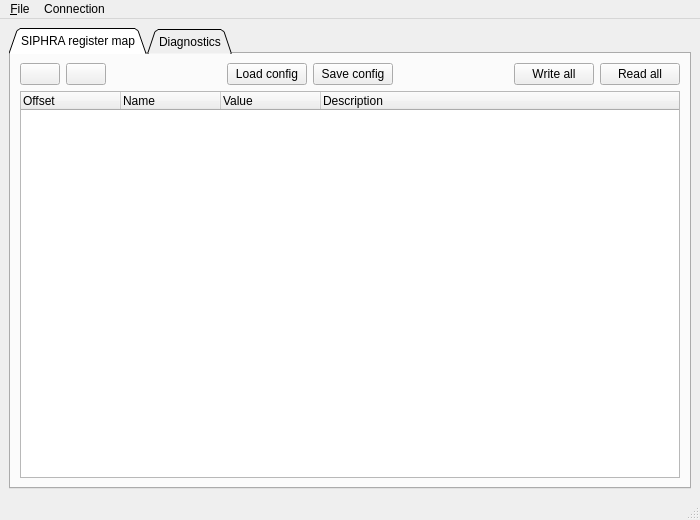
<?xml version="1.0" encoding="UTF-8"?>
<ui version="4.0">
 <class>CubesControl</class>
 <widget class="QMainWindow" name="CubesControl">
  <property name="geometry">
   <rect>
    <x>0</x>
    <y>0</y>
    <width>700</width>
    <height>520</height>
   </rect>
  </property>
  <property name="windowTitle">
   <string>SIPHRA Control</string>
  </property>
  <widget class="QWidget" name="centralwidget">
   <layout class="QVBoxLayout" name="verticalLayout">
    <item>
     <widget class="QTabWidget" name="tabWidget">
      <property name="tabPosition">
       <enum>QTabWidget::North</enum>
      </property>
      <property name="tabShape">
       <enum>QTabWidget::Triangular</enum>
      </property>
      <property name="currentIndex">
       <number>0</number>
      </property>
      <widget class="QWidget" name="tabSiphraRegMap">
       <attribute name="title">
        <string>SIPHRA register map</string>
       </attribute>
       <layout class="QVBoxLayout" name="verticalLayout_4">
        <item>
         <layout class="QHBoxLayout" name="horizontalLayout_4">
          <item>
           <widget class="QPushButton" name="btnCollapseSiphraRegTable">
            <property name="toolTip">
             <string>Collapse all</string>
            </property>
            <property name="text">
             <string/>
            </property>
            <property name="icon">
             <iconset resource="../resources/resources.qrc">
              <normaloff>:/cubescontrol/collapsebutton/collapse-ico.png</normaloff>:/cubescontrol/collapsebutton/collapse-ico.png</iconset>
            </property>
            <property name="iconSize">
             <size>
              <width>16</width>
              <height>13</height>
             </size>
            </property>
           </widget>
          </item>
          <item>
           <widget class="QPushButton" name="btnExpandSiphraRegTable">
            <property name="toolTip">
             <string>Expand all</string>
            </property>
            <property name="text">
             <string/>
            </property>
            <property name="icon">
             <iconset resource="../resources/resources.qrc">
              <normaloff>:/cubescontrol/expandbutton/expand-ico.png</normaloff>:/cubescontrol/expandbutton/expand-ico.png</iconset>
            </property>
            <property name="iconSize">
             <size>
              <width>16</width>
              <height>13</height>
             </size>
            </property>
           </widget>
          </item>
          <item>
           <spacer name="horizontalSpacer_3">
            <property name="orientation">
             <enum>Qt::Horizontal</enum>
            </property>
            <property name="sizeHint" stdset="0">
             <size>
              <width>40</width>
              <height>20</height>
             </size>
            </property>
           </spacer>
          </item>
          <item>
           <widget class="QPushButton" name="btnLoadSiphraConfig">
            <property name="text">
             <string>Load config</string>
            </property>
           </widget>
          </item>
          <item>
           <widget class="QPushButton" name="btnSaveSiphraConfig">
            <property name="text">
             <string>Save config</string>
            </property>
           </widget>
          </item>
          <item>
           <spacer name="horizontalSpacer">
            <property name="orientation">
             <enum>Qt::Horizontal</enum>
            </property>
            <property name="sizeHint" stdset="0">
             <size>
              <width>40</width>
              <height>20</height>
             </size>
            </property>
           </spacer>
          </item>
          <item>
           <widget class="QPushButton" name="btnWriteAllSiphraRegs">
            <property name="text">
             <string>Write all</string>
            </property>
           </widget>
          </item>
          <item>
           <widget class="QPushButton" name="btnReadAllSiphraRegs">
            <property name="text">
             <string>Read all</string>
            </property>
           </widget>
          </item>
         </layout>
        </item>
        <item>
         <widget class="QTreeWidget" name="treeSiphraRegMap">
          <property name="toolTip">
           <string>Right-click to read and write individual registers</string>
          </property>
          <property name="alternatingRowColors">
           <bool>true</bool>
          </property>
          <column>
           <property name="text">
            <string>Offset</string>
           </property>
          </column>
          <column>
           <property name="text">
            <string>Name</string>
           </property>
          </column>
          <column>
           <property name="text">
            <string>Value</string>
           </property>
          </column>
          <column>
           <property name="text">
            <string>Description</string>
           </property>
          </column>
         </widget>
        </item>
       </layout>
      </widget>
      <widget class="QWidget" name="tabDiag">
       <attribute name="title">
        <string>Diagnostics</string>
       </attribute>
       <layout class="QVBoxLayout" name="verticalLayout_2">
        <item>
         <widget class="QGroupBox" name="groupboxLeds">
          <property name="title">
           <string>On-board LEDs</string>
          </property>
          <layout class="QHBoxLayout" name="horizontalLayout_2">
           <item>
            <layout class="QHBoxLayout" name="horizontalLayout">
             <item>
              <widget class="QCheckBox" name="checkboxLed7">
               <property name="text">
                <string>7</string>
               </property>
              </widget>
             </item>
             <item>
              <widget class="QCheckBox" name="checkboxLed6">
               <property name="text">
                <string>6</string>
               </property>
              </widget>
             </item>
             <item>
              <widget class="QCheckBox" name="checkboxLed5">
               <property name="text">
                <string>5</string>
               </property>
              </widget>
             </item>
             <item>
              <widget class="QCheckBox" name="checkboxLed4">
               <property name="text">
                <string>4</string>
               </property>
              </widget>
             </item>
             <item>
              <widget class="QCheckBox" name="checkboxLed3">
               <property name="text">
                <string>3</string>
               </property>
              </widget>
             </item>
             <item>
              <widget class="QCheckBox" name="checkboxLed2">
               <property name="text">
                <string>2</string>
               </property>
              </widget>
             </item>
             <item>
              <widget class="QCheckBox" name="checkboxLed1">
               <property name="text">
                <string>1</string>
               </property>
              </widget>
             </item>
             <item>
              <widget class="QCheckBox" name="checkboxLed0">
               <property name="text">
                <string>0</string>
               </property>
              </widget>
             </item>
             <item>
              <spacer name="horizontalSpacer_2">
               <property name="orientation">
                <enum>Qt::Horizontal</enum>
               </property>
               <property name="sizeHint" stdset="0">
                <size>
                 <width>40</width>
                 <height>20</height>
                </size>
               </property>
              </spacer>
             </item>
            </layout>
           </item>
          </layout>
         </widget>
        </item>
        <item>
         <widget class="Line" name="line">
          <property name="orientation">
           <enum>Qt::Horizontal</enum>
          </property>
         </widget>
        </item>
        <item>
         <widget class="QGroupBox" name="groupboxCubesRegs">
          <property name="sizePolicy">
           <sizepolicy hsizetype="Preferred" vsizetype="Expanding">
            <horstretch>0</horstretch>
            <verstretch>0</verstretch>
           </sizepolicy>
          </property>
          <property name="title">
           <string>CUBES register map</string>
          </property>
          <layout class="QHBoxLayout" name="horizontalLayout_3">
           <item>
            <widget class="QTableWidget" name="tableCubesRegs">
             <property name="sizeAdjustPolicy">
              <enum>QAbstractScrollArea::AdjustIgnored</enum>
             </property>
             <attribute name="horizontalHeaderStretchLastSection">
              <bool>true</bool>
             </attribute>
             <attribute name="verticalHeaderMinimumSectionSize">
              <number>11</number>
             </attribute>
             <attribute name="verticalHeaderStretchLastSection">
              <bool>false</bool>
             </attribute>
             <row>
              <property name="text">
               <string>0x00</string>
              </property>
             </row>
             <row>
              <property name="text">
               <string>0x04</string>
              </property>
             </row>
             <row>
              <property name="text">
               <string>0x08</string>
              </property>
             </row>
             <row>
              <property name="text">
               <string>0x0c</string>
              </property>
             </row>
             <row>
              <property name="text">
               <string>0x10</string>
              </property>
             </row>
             <row>
              <property name="text">
               <string>0x14</string>
              </property>
             </row>
             <row>
              <property name="text">
               <string>0x18</string>
              </property>
             </row>
             <row>
              <property name="text">
               <string>0x1c</string>
              </property>
             </row>
             <row>
              <property name="text">
               <string>0x20</string>
              </property>
             </row>
             <row>
              <property name="text">
               <string>0x24</string>
              </property>
             </row>
             <row>
              <property name="text">
               <string>0x28</string>
              </property>
             </row>
             <row>
              <property name="text">
               <string>0x2c</string>
              </property>
             </row>
             <column>
              <property name="text">
               <string>Name</string>
              </property>
             </column>
             <column>
              <property name="text">
               <string>Access</string>
              </property>
             </column>
             <column>
              <property name="text">
               <string>Value</string>
              </property>
             </column>
             <column>
              <property name="text">
               <string>Description</string>
              </property>
             </column>
             <item row="0" column="0">
              <property name="text">
               <string>IDLR</string>
              </property>
             </item>
             <item row="0" column="1">
              <property name="text">
               <string>R/O</string>
              </property>
             </item>
             <item row="0" column="2">
              <property name="text">
               <string/>
              </property>
             </item>
             <item row="0" column="3">
              <property name="text">
               <string>CUBES ID low register</string>
              </property>
             </item>
             <item row="1" column="0">
              <property name="text">
               <string>IDHR</string>
              </property>
             </item>
             <item row="1" column="1">
              <property name="text">
               <string>R/O</string>
              </property>
             </item>
             <item row="1" column="2">
              <property name="text">
               <string/>
              </property>
             </item>
             <item row="1" column="3">
              <property name="text">
               <string>CUBES ID high register</string>
              </property>
             </item>
             <item row="2" column="0">
              <property name="text">
               <string/>
              </property>
             </item>
             <item row="2" column="2">
              <property name="text">
               <string/>
              </property>
             </item>
             <item row="3" column="2">
              <property name="text">
               <string/>
              </property>
             </item>
             <item row="4" column="2">
              <property name="text">
               <string/>
              </property>
             </item>
             <item row="4" column="3">
              <property name="text">
               <string/>
              </property>
             </item>
             <item row="5" column="0">
              <property name="text">
               <string>LEDR</string>
              </property>
             </item>
             <item row="5" column="1">
              <property name="text">
               <string>R/W</string>
              </property>
             </item>
             <item row="5" column="2">
              <property name="text">
               <string/>
              </property>
              <property name="flags">
               <set>ItemIsSelectable|ItemIsEditable|ItemIsDragEnabled|ItemIsUserCheckable|ItemIsEnabled</set>
              </property>
             </item>
             <item row="5" column="3">
              <property name="text">
               <string>On-board LEDs</string>
              </property>
             </item>
             <item row="6" column="2">
              <property name="text">
               <string/>
              </property>
             </item>
             <item row="7" column="2">
              <property name="text">
               <string/>
              </property>
             </item>
             <item row="8" column="0">
              <property name="text">
               <string>SIPHRA_DATAR</string>
              </property>
             </item>
             <item row="8" column="1">
              <property name="text">
               <string>R/W</string>
              </property>
             </item>
             <item row="8" column="2">
              <property name="text">
               <string/>
              </property>
              <property name="flags">
               <set>ItemIsSelectable|ItemIsEditable|ItemIsDragEnabled|ItemIsUserCheckable|ItemIsEnabled</set>
              </property>
             </item>
             <item row="8" column="3">
              <property name="text">
               <string>SIPHRA Data  Register</string>
              </property>
             </item>
             <item row="9" column="0">
              <property name="text">
               <string>SIPHRA_CSR</string>
              </property>
             </item>
             <item row="9" column="1">
              <property name="text">
               <string>R/W</string>
              </property>
             </item>
             <item row="9" column="2">
              <property name="text">
               <string/>
              </property>
              <property name="flags">
               <set>ItemIsSelectable|ItemIsEditable|ItemIsDragEnabled|ItemIsUserCheckable|ItemIsEnabled</set>
              </property>
             </item>
             <item row="9" column="3">
              <property name="text">
               <string>SIPHRA Control and Status Register</string>
              </property>
             </item>
             <item row="10" column="2">
              <property name="text">
               <string/>
              </property>
             </item>
             <item row="11" column="2">
              <property name="text">
               <string/>
              </property>
             </item>
            </widget>
           </item>
           <item>
            <layout class="QVBoxLayout" name="verticalLayout_3">
             <item>
              <widget class="QPushButton" name="btnReadAllCubesRegs">
               <property name="text">
                <string>Read all registers</string>
               </property>
              </widget>
             </item>
             <item>
              <spacer name="verticalSpacer">
               <property name="orientation">
                <enum>Qt::Vertical</enum>
               </property>
               <property name="sizeHint" stdset="0">
                <size>
                 <width>20</width>
                 <height>40</height>
                </size>
               </property>
              </spacer>
             </item>
            </layout>
           </item>
          </layout>
         </widget>
        </item>
       </layout>
      </widget>
     </widget>
    </item>
   </layout>
  </widget>
  <widget class="QMenuBar" name="menubar">
   <property name="geometry">
    <rect>
     <x>0</x>
     <y>0</y>
     <width>700</width>
     <height>21</height>
    </rect>
   </property>
   <widget class="QMenu" name="menuFile">
    <property name="title">
     <string>&amp;File</string>
    </property>
    <addaction name="actionLoadSiphraConfig"/>
    <addaction name="actionSaveSiphraConfig"/>
    <addaction name="separator"/>
    <addaction name="actionExit"/>
   </widget>
   <widget class="QMenu" name="menuConnection">
    <property name="title">
     <string>Connection</string>
    </property>
    <addaction name="actionConfigConnection"/>
    <addaction name="separator"/>
    <addaction name="actionConnect"/>
    <addaction name="actionDisconnect"/>
   </widget>
   <addaction name="menuFile"/>
   <addaction name="menuConnection"/>
  </widget>
  <widget class="QStatusBar" name="statusbar"/>
  <action name="actionExit">
   <property name="text">
    <string>Exit</string>
   </property>
   <property name="toolTip">
    <string>Exit program</string>
   </property>
   <property name="shortcut">
    <string>Ctrl+Q</string>
   </property>
  </action>
  <action name="actionConfigConnection">
   <property name="text">
    <string>Configure...</string>
   </property>
  </action>
  <action name="actionConnect">
   <property name="text">
    <string>Connect</string>
   </property>
  </action>
  <action name="actionDisconnect">
   <property name="text">
    <string>Disconnect</string>
   </property>
  </action>
  <action name="actionLoadSiphraConfig">
   <property name="text">
    <string>Load SIPHRA config...</string>
   </property>
   <property name="toolTip">
    <string>Load SIPHRA configuration from .csv file</string>
   </property>
  </action>
  <action name="actionSaveSiphraConfig">
   <property name="text">
    <string>Save SIPHRA config...</string>
   </property>
  </action>
  <action name="actionReadSiphraReg">
   <property name="icon">
    <iconset resource="../resources/resources.qrc">
     <normaloff>:/cubescontrol/arrow_left/arrow-left.png</normaloff>:/cubescontrol/arrow_left/arrow-left.png</iconset>
   </property>
   <property name="text">
    <string>Read</string>
   </property>
   <property name="toolTip">
    <string>Read SIPHRA register</string>
   </property>
  </action>
  <action name="actionWriteSiphraReg">
   <property name="icon">
    <iconset resource="../resources/resources.qrc">
     <normaloff>:/cubescontrol/arrow_right/arrow-right.png</normaloff>:/cubescontrol/arrow_right/arrow-right.png</iconset>
   </property>
   <property name="text">
    <string>Write</string>
   </property>
   <property name="toolTip">
    <string>Write SIPHRA register</string>
   </property>
  </action>
 </widget>
 <resources>
  <include location="../resources/resources.qrc"/>
 </resources>
 <connections/>
</ui>
